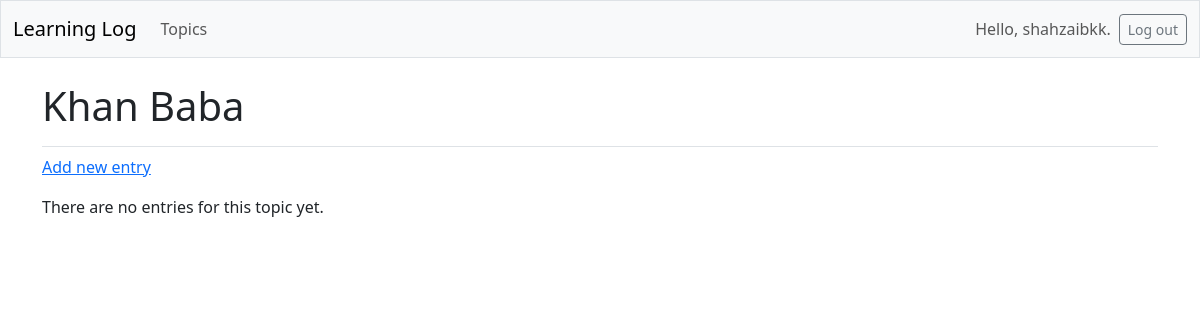
The page /topics/7 (signed in) on the database as committed earlier.
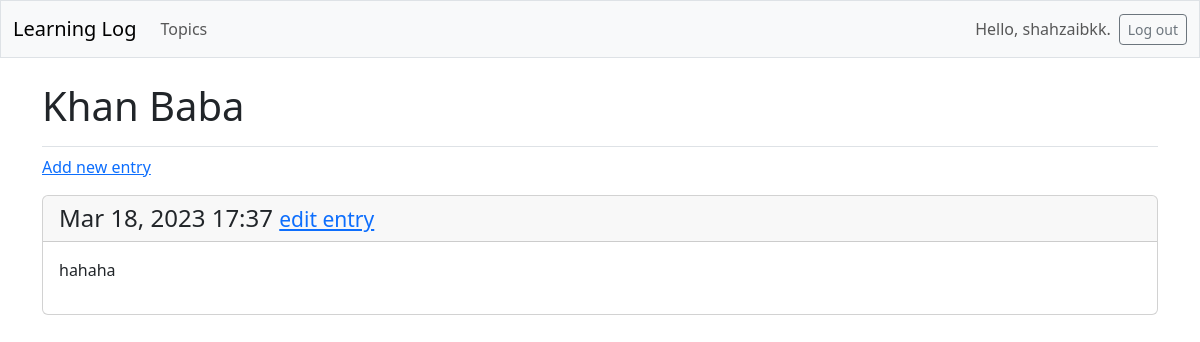
The same page on the database as committed later.
### learning_logs/models.py (models this page shows, shortened)
class Topic(models.Model):
    text = models.CharField(max_length=200)
    date = models.DateField(auto_now_add=True)
    owner = models.ForeignKey(User, on_delete=models.CASCADE)

class Entry(models.Model):
    topic = models.ForeignKey(Topic, on_delete=models.CASCADE)
    text = models.TextField()
    date_added = models.DateTimeField(auto_now_add=True)
    class Meta:
        verbose_name_plural = "entries"

### learning_logs/views.py (the view)
# urls.py: path("topics/<int:topic_id>", views.topic, name="topic"),
@login_required
def topic(req, topic_id):
    topic = Topic.objects.get(id=topic_id)
    check_topic_owner(topic, req)
    entires = topic.entry_set.order_by("-date_added")
    context = {"topic": topic, "entries": entires}
    return render(req, "learning_logs/topic.html", context)

### learning_logs/views.py (called while the page is built)
def check_topic_owner(topic, req):
    if topic.owner != req.user:
        raise Http404

### learning_logs/templates/learning_logs/topic.html
{% extends 'learning_logs/base.html' %}
{% block page_header %}
  <h1>{{ topic.text }}</h1>
{% endblock page_header %}
{% block content %}
  <p>
    <a href="{% url 'learning_logs:new_entry' topic.id %}">Add new entry</a>
  </p>
  {% for entry in entries %}
    <div class="card mb-3">
      <h4 class="card-header">
        {{ entry.date_added|date:'M d, Y H:i' }}
        <small><a href="{% url 'learning_logs:edit_entry' entry.id %}">
          edit entry</a></small>
      </h4>
      <div class="card-body">{{ entry.text|linebreaks }}</div>
    </div>
  {% empty %}
    <p>There are no entries for this topic yet.</p>
  {% endfor %}
{% endblock content %}

### learning_logs/templates/learning_logs/base.html (shortened to what this page needs)
<!doctype html>
<html lang="en">
<head>
  {% load django_bootstrap5 %}
  {% bootstrap_css %}
</head>
<body>
  <nav class="navbar navbar-expand-md navbar-light bg-light mb-4 border">
    <div class="container-fluid">
      <a class="navbar-brand" href="{% url 'learning_logs:index' %}">
          Learning Log</a>
      <div class="collapse navbar-collapse" id="navbarCollapse">
        <ul class="navbar-nav me-auto mb-2 mb-md-0">
          <li class="nav-item">
            <a class="nav-link" href="{% url 'learning_logs:topics' %}">
              Topics</a></li>
        </ul>
        <ul class="navbar-nav ms-auto mb-2 mb-md-0">
          {% if user.is_authenticated %}
            <li class="nav-item">
              <span class="navbar-text me-2">Hello, {{ user.username }}.
                </span></li>
          {% endif %}
        </ul>
        {% if user.is_authenticated %}
          <form action="{% url 'accounts:logout' %}" method='post'>
            <button name='submit' class='btn btn-outline-secondary btn-sm'>
              Log out</button>
          </form>
        {% endif %}
      </div>
    </div>
  </nav>
  <main class="container">
    <div class="pb-2 mb-2 border-bottom">
      {% block page_header %}{% endblock page_header %}
    </div>
    <div>
      {% block content %}{% endblock content %}
    </div>
  </main>
</body>
</html>

Rows that differ between the two databases and show on the page:
added Entry: date_added "Mar 18, 2023 17:37", text "hahaha"
Other text that changed with them:
text no longer shown: "There are no entries for this topic yet."
